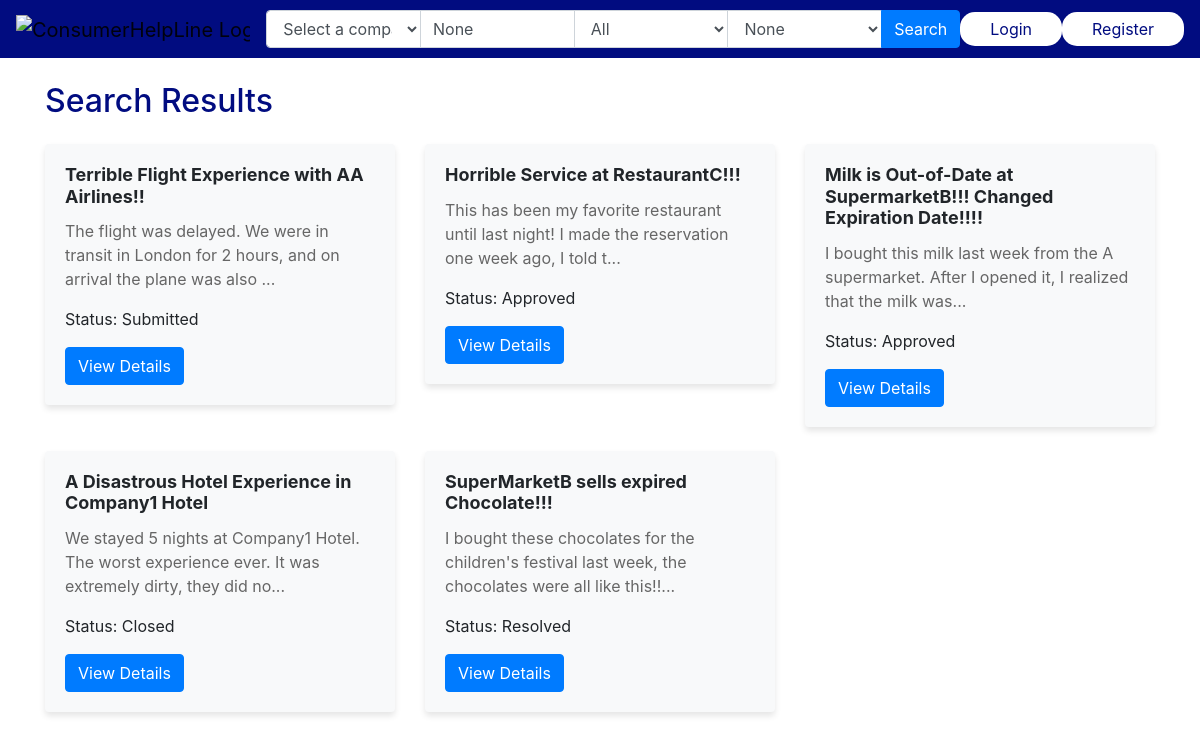
/search_cases, run on the app's committed database.
### models.py (models this page shows)
class Case(db.Model):
    id = db.Column(db.Integer, primary_key=True)
    brand_name = db.Column(db.String(100), nullable=False)
    title = db.Column(db.String(200), nullable=False)
    description = db.Column(db.Text, nullable=False)
    status = db.Column(db.String(20), nullable=False, default='Submitted')
    created_at = db.Column(db.DateTime, nullable=False, default=datetime.utcnow)
    consumer_id = db.Column(db.Integer, db.ForeignKey('consumers.id'), nullable=False)
    consumer = db.relationship('Consumer', backref=db.backref('cases', lazy=True))
    company_id = db.Column(db.Integer, db.ForeignKey('companies.id'))
    company = db.relationship('Company', backref=db.backref('cases', lazy=True))
    comments = db.relationship('Comment', backref='case', lazy=True, cascade='all, delete-orphan')
    supports = db.relationship('Support', backref='case', lazy=True)
    consumer_message = db.Column(db.Text, nullable=True)
    message_color = db.Column(db.String(10), nullable=True)

### app.py (the view)
@app.route("/search_cases")
def search_cases():
    company = request.args.get('company')
    keyword = request.args.get('keyword')
    status = request.args.get('status')
    sort_by = request.args.get('sort_by')
    query = Case.query.filter(Case.status != 'Rejected')  # Exclude rejected cases
    if company:
        query = query.filter(Case.brand_name == company)
    if keyword:
        query = query.filter(Case.title.ilike(f'%{keyword}%') | Case.description.ilike(f'%{keyword}%'))
    if status:
        query = query.filter(Case.status == status)
    if sort_by == 'support_count':
        query = query.outerjoin(Support).group_by(Case.id).order_by(db.func.count(Support.id).desc())
    elif sort_by == 'comment_count':
        query = query.outerjoin(Comment).group_by(Case.id).order_by(db.func.count(Comment.id).desc())
    else:
        query = query.order_by(Case.created_at.desc())
    cases = query.all()
    companies = Company.query.all()
    return render_template("search_results.html", cases=cases, companies=companies,
                           selected_company=company, selected_keyword=keyword,
                           selected_status=status, selected_sort_by=sort_by)

### templates/search_results.html
{% extends "index.html" %}
{% block content %}
    <h2>Search Results</h2>
    {% if cases %}
        <div class="row mt-4">
            {% for case in cases %}
                <div class="col-md-4 mb-4">
                    <div class="card">
                        <div class="card-body">
                            <h5 class="card-title">{{ case.title }}</h5>
                            <p class="card-text">{{ case.description[:100] }}...</p>
                            <p>Status: {{ case.status }}</p>
                            <a href="{{ url_for('case_details', case_id=case.id) }}" class="btn btn-primary">View Details</a>
                        </div>
                    </div>
                </div>
            {% endfor %}
        </div>
    {% else %}
        <p>No cases found.</p>
    {% endif %}
{% endblock %}

### templates/index.html (style rules this page uses)
body { color: #010c80; }
.card { border: none; box-shadow: 0 4px 6px rgba(0, 0, 0, 0.1); transition: transform 0.3s; background-color: #f8f9fa; color: #212529; }
.card-title { font-size: 18px; font-weight: bold; }
.card-text { color: #666; }

### data on the page
Case: title "Terrible Flight Experience with AA Airlines!!", description "The flight was delayed. We were in transit in London for 2 hours, and on arrival the plane was also", status "Submitted"
Case: title "Horrible Service at RestaurantC!!!", description "This has been my favorite restaurant until last night! I made the reservation one week ago, I told t", status "Approved"
Case: title "Milk is Out-of-Date at SupermarketB!!! Changed Expiration Date!!!!", description "I bought this milk last week from the A supermarket. After I opened it, I realized that the milk was", status "Approved"
Case: title "A Disastrous Hotel Experience in Company1 Hotel", description "We stayed 5 nights at Company1 Hotel. The worst experience ever. It was extremely dirty, they did no", status "Closed"
Case: title "SuperMarketB sells expired Chocolate!!!", description "I bought these chocolates for the children's festival last week, the chocolates were all like this!!", status "Resolved"
